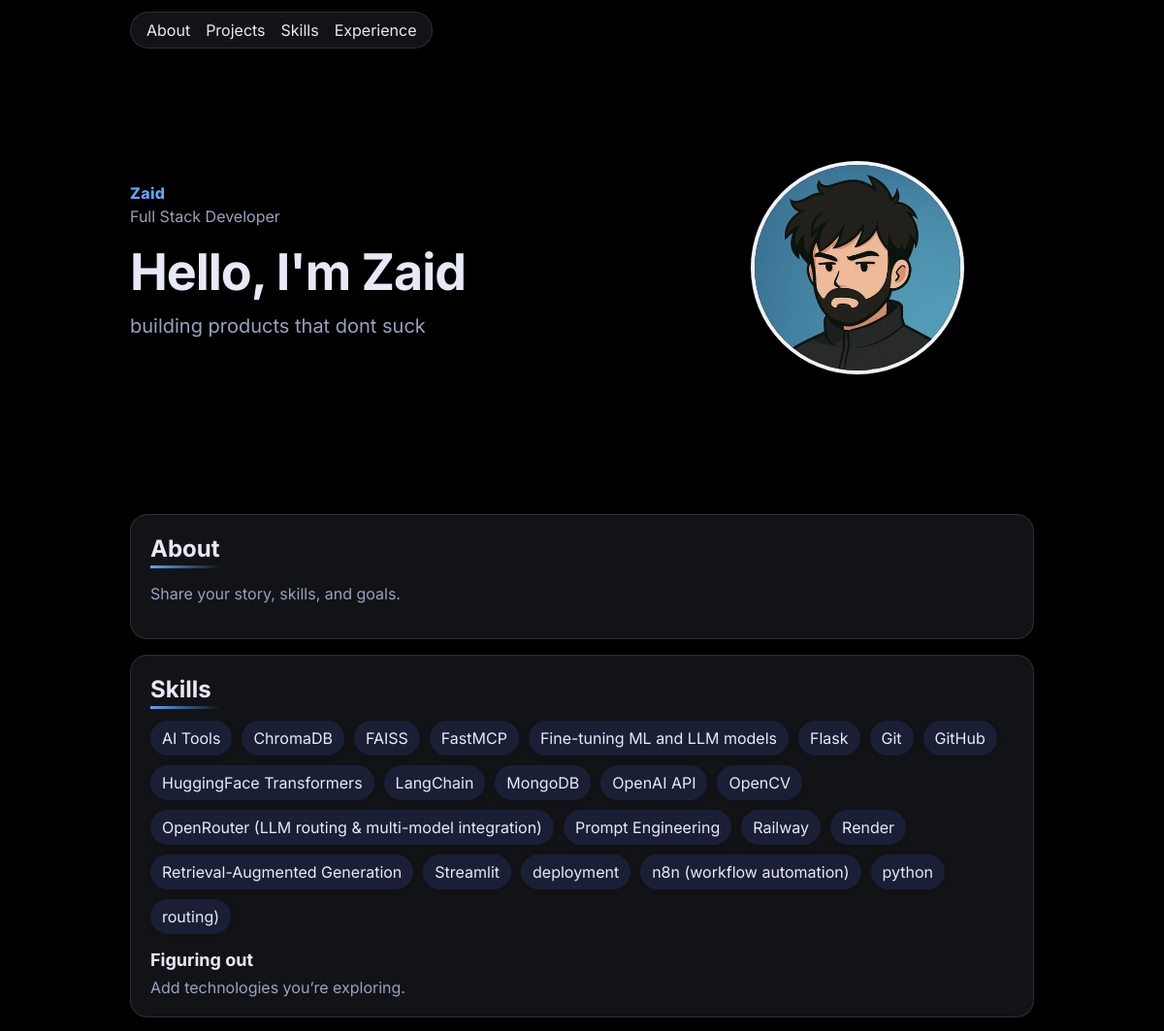
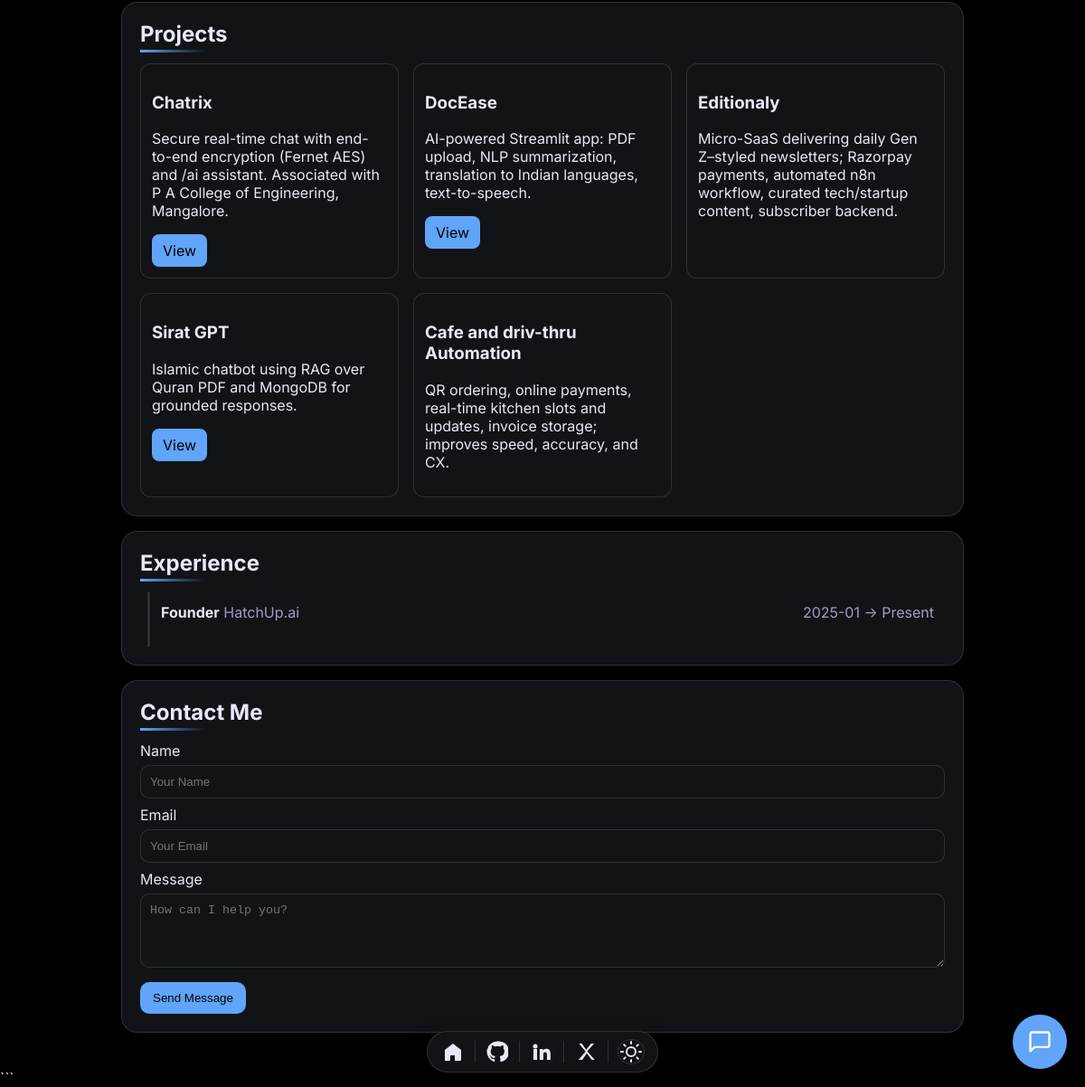
Before: / with the older database file (2 pictures, top to bottom).
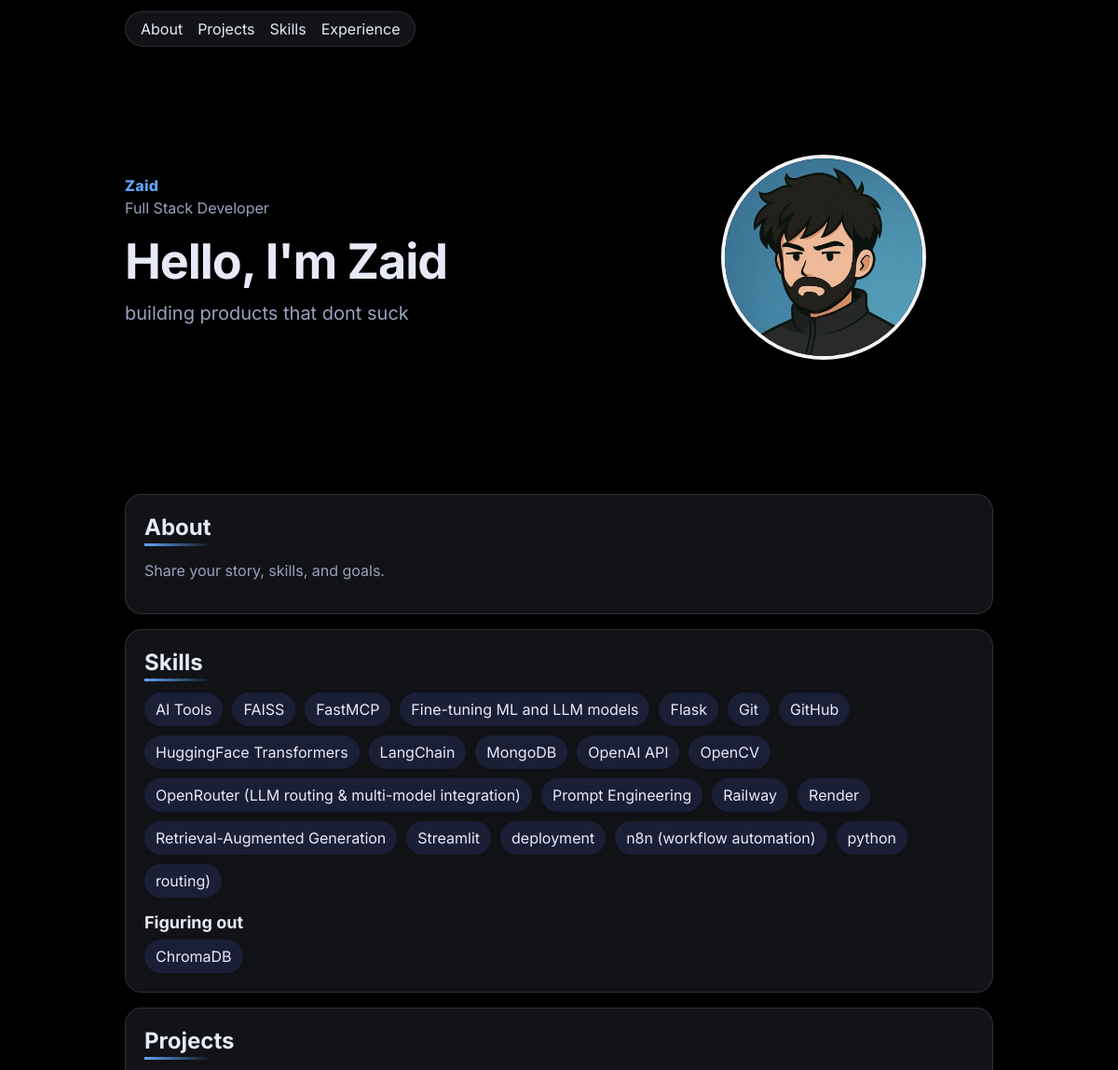
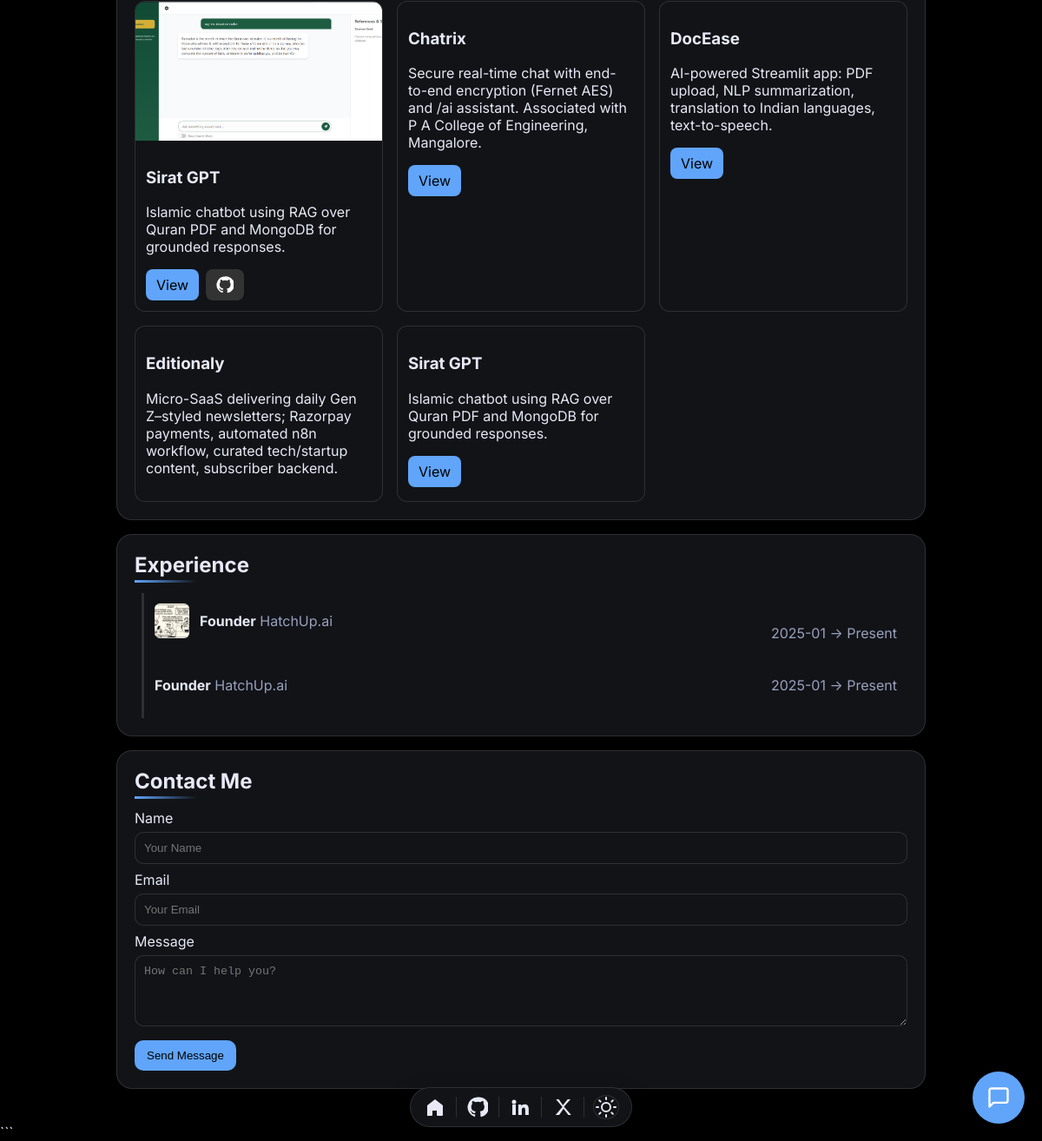
After: the same page with the newer database file (2 pictures, top to bottom).
### tables this page shows
CREATE TABLE profile (
            id INTEGER PRIMARY KEY,
            name TEXT,
            tagline TEXT,
            about TEXT,
            github TEXT,
            twitter TEXT,
            linkedin TEXT,
            website TEXT
        , avatar_path TEXT, avatar_back_path TEXT);

CREATE TABLE skills (
            id INTEGER PRIMARY KEY AUTOINCREMENT,
            name TEXT,
            exploring INTEGER DEFAULT 0
        );

CREATE TABLE projects (
            id INTEGER PRIMARY KEY AUTOINCREMENT,
            title TEXT,
            description TEXT,
            image_path TEXT,
            link TEXT,
            created_at TEXT
        , github_link TEXT);

CREATE TABLE experience (
            id INTEGER PRIMARY KEY AUTOINCREMENT,
            role TEXT,
            company TEXT,
            start_date TEXT,
            end_date TEXT,
            description TEXT
        , logo_path TEXT);

### app.py (the view)
@app.route("/")
def index():
    conn = get_db()
    cur = conn.cursor()
    cur.execute("SELECT * FROM profile WHERE id=1")
    profile = cur.fetchone()
    cur.execute("SELECT * FROM projects ORDER BY datetime(created_at) DESC")
    projects = cur.fetchall()
    cur.execute("SELECT * FROM experience ORDER BY id DESC")
    experience = cur.fetchall()
    cur.execute("SELECT * FROM skills ORDER BY exploring ASC, name ASC")
    skills = cur.fetchall()
    cur.execute("SELECT knowledge_pdf_path FROM settings WHERE id=1")
    knowledge_pdf_path = cur.fetchone()[0]
    conn.close()
    return render_template("index.html", profile=profile, projects=projects, experience=experience, skills=skills, has_kb=bool(knowledge_pdf_path))

### app.py (called while the page is built)
def get_db():
    conn = sqlite3.connect(DB_PATH)
    conn.row_factory = sqlite3.Row
    return conn

### templates/index.html (shortened to what this page needs)
<!DOCTYPE html>
<html lang="en">
<head>
    <link rel="stylesheet" href="{{ url_for('static', filename='styles.css') }}">
</head>
<body>
    <nav class="topnav">
        <div class="container nav-inner">
            <div class="nav-pill">
                <a href="#about">About</a>
                <a href="#projects">Projects</a>
                <a href="#skills">Skills</a>
                <a href="#experience">Experience</a>
            </div>
        </div>
    </nav>
    <header class="hero dark">
        <div class="container hero-grid">
            <div>
                <div class="pretitle">{{ profile['name'] or 'Zaid' }}</div>
                <p class="subtitle">{{ profile['tagline'] or 'Full Stack Developer' }}</p>
                <h1 class="display">Hello, I'm {{ profile['name'] or 'Zaid' }}</h1>
                <p class="lead">building products that dont suck</p>
            </div>
            <div class="avatar-wrap" onclick="this.classList.toggle('flipped')">
                <div class="flipper">
                    <div class="front">
                        {% if profile['avatar_path'] %}
                        <img class="avatar hero-avatar"
                            src="{{ url_for('static', filename=profile['avatar_path']|replace('\\', '/')) }}"
                            alt="avatar">
                        {% else %}
                        <div class="avatar hero-avatar placeholder">
                            {% if profile['name'] %}{{ profile['name'][0] }}{% else %}U{% endif %}
                        </div>
                        {% endif %}
                    </div>
                    <div class="back">
                        {% if profile['avatar_back_path'] %}
                        <img class="avatar hero-avatar"
                            src="{{ url_for('static', filename=profile['avatar_back_path']|replace('\\', '/')) }}"
                            alt="avatar">
                        {% else %}
                        <div class="avatar hero-avatar placeholder">
                        </div>
                        {% endif %}
                    </div>
                </div>
            </div>
        </div>
    </header>
    <main class="container">
        <section id="about" class="card about">
            <h2 class="underline">About</h2>
            <p class="muted">{{ profile['about'] or 'Share your story, skills, and goals.' }}</p>
        </section>
        <section id="skills" class="card skills">
            <h2 class="underline">Skills</h2>
            <div class="pill-row">
                {% for s in skills %}
                {% if s['exploring'] == 0 %}
                <span class="pill">{{ s['name'] }}</span>
                {% endif %}
                {% endfor %}
            </div>
            <h3 class="subhead">Figuring out</h3>
            <div class="pill-row">
                {% set ns2 = namespace(shown=false) %}
                {% for s in skills %}
                {% if s['exploring'] == 1 %}
                <span class="pill">{{ s['name'] }}</span>
                {% set ns2.shown = true %}
                {% endif %}
                {% endfor %}
                {% if not ns2.shown %}
                <span class="muted">Add technologies you’re exploring.</span>
                {% endif %}
            </div>
        </section>
        <section id="projects" class="card projects">
            <h2 class="underline">Projects</h2>
            <div class="grid">
                {% for p in projects %}
                <article class="project">
                    {% if p['image_path'] %}
                    <img src="{{ url_for('static', filename=p['image_path']|replace('\\', '/')) }}"
                        alt="{{ p['title'] }}">
                    {% endif %}
                    <div class="content">
                        <h3>{{ p['title'] }}</h3>
                        <p>{{ p['description'] }}</p>
                        <div style="display: flex; gap: 8px; margin-top: 8px;">
                            {% if p['link'] %}
                            <a class="button" href="{{ p['link'] }}" target="_blank" style="margin-top: 0;">View</a>
                            {% endif %}
                            {% if p['github_link'] %}
                            <a class="button" href="{{ p['github_link'] }}" target="_blank"
                                style="background: #333; display: inline-flex; align-items: center; justify-content: center; padding: 8px 12px; margin-top: 0;">
                            </a>
                            {% endif %}
                        </div>
                    </div>
                </article>
                {% else %}
                <p class="muted">No projects yet.</p>
                {% endfor %}
            </div>
        </section>
        <section id="experience" class="card experience">
            <h2 class="underline">Experience</h2>
            <ul class="timeline">
                {% for e in experience %}
                <li>
                    <div class="row">
                        <div style="display: flex; align-items: center; gap: 12px;">
                            {% if e['logo_path'] %}
                            <img src="{{ url_for('static', filename=e['logo_path']|replace('\\', '/')) }}" alt="logo"
                                style="width: 40px; height: 40px; border-radius: 6px; object-fit: cover;">
                            {% endif %}
                            <div>
                                <strong>{{ e['role'] }}</strong>
                                <span class="company">{{ e['company'] }}</span>
                            </div>
                        </div>
                        <span class="dates">{{ e['start_date'] }}{% if e['end_date'] %} → {{ e['end_date'] }}{% endif
                            %}</span>
                    </div>
                </li>
                {% else %}
                <p class="muted">No experience added yet.</p>
                {% endfor %}
            </ul>
        </section>
        <section id="contact" class="card contact">
            <h2 class="underline">Contact Me</h2>
            <form action="{{ url_for('contact') }}" method="POST">
                <label>Name</label>
                <input type="text" name="name" required placeholder="Your Name">
                <label>Email</label>
                <input type="email" name="email" placeholder="Your Email">
                <label>Message</label>
                <textarea name="message" rows="4" required placeholder="How can I help you?"></textarea>
                <button type="submit" style="margin-top: 12px;">Send Message</button>
            </form>
        </section>
    </main>
    <div class="social-dock">
        <a href="{{ url_for('index') }}" aria-label="Home">
            <svg viewBox="0 0 24 24">
                <path d="M3 10l9-7 9 7v11a1 1 0 0 1-1 1h-5a1 1 0 0 1-1-1v-5H9v5a1 1 0 0 1-1 1H3z" fill="currentColor" />
            </svg>
        </a>
        {% if profile['github'] %}
        <a href="{{ profile['github'] }}" target="_blank" aria-label="GitHub">
        </a>
        {% endif %}
        {% if profile['linkedin'] %}
        <a href="{{ profile['linkedin'] }}" target="_blank" aria-label="LinkedIn">
            <svg viewBox="0 0 24 24">
                <path
                    d="M4.98 3.5a2.5 2.5 0 1 0 0 5 2.5 2.5 0 0 0 0-5zM3 8.98h4v12H3zM9.5 8.98h3.83v1.64h.05c.53-.95 1.82-1.95 3.75-1.95 4 0 4.74 2.63 4.74 6.05v6.26h-4v-5.55c0-1.32-.02-3.02-1.84-3.02-1.84 0-2.12 1.44-2.12 2.93v5.64h-4v-12z"
                    fill="currentColor" />
            </svg>
        </a>
        {% endif %}
        {% if profile['twitter'] %}
        <a href="{{ profile['twitter'] }}" target="_blank" aria-label="X">
            <svg viewBox="0 0 24 24">
                <path d="M17.7 3H21l-7.5 8.6L21.8 21h-3.3L13 13.7 8 21H3.8l7.9-9.2L4.3 3h3.3l4.6 6.7z"
                    fill="currentColor" />
            </svg>
        </a>
        {% endif %}
        <button id="themeToggle" aria-label="Toggle theme" style="position: relative; overflow: hidden;">
        </button>
    </div>
    <div class="chat-widget">
        <button class="chat-button" onclick="toggleChat()">
            <svg viewBox="0 0 24 24" width="28" height="28" fill="none" stroke="currentColor" stroke-width="2"
                stroke-linecap="round" stroke-linejoin="round">
                <path d="M21 15a2 2 0 0 1-2 2H7l-4 4V5a2 2 0 0 1 2-2h14a2 2 0 0 1 2 2z"></path>
            </svg>
        </button>
    </div>
</body>
</html>

### templates/index.html (style rules this page uses)
.avatar-wrap { perspective: 1000px; cursor: pointer; }
.flipper { transition: 0.6s; transform-style: preserve-3d; position: relative; width: 220px; height: 220px; }
.front, .back { backface-visibility: hidden; position: absolute; top: 0; left: 0; width: 100%; height: 100%; }
.front { z-index: 2; transform: rotateY(0deg); }
.back { transform: rotateY(180deg); }
.flipper .avatar { width: 100%; height: 100%; }
#themeToggle .sun-icon, #themeToggle .moon-icon { opacity: 0; transition: opacity 0.3s ease; }
html[data-theme="dark"] #themeToggle .sun-icon { opacity: 1; }

Changed rows visible on the page:
removed projects: title "Cafe and driv-thru Automation", description "QR ordering, online payments, real-time kitchen slots and updates, invoice storage; improves speed, accuracy, and CX."
changed skills "ChromaDB": moves from the list under "Skills" to the list under "Figuring out"
added projects: title "Sirat GPT", description "Islamic chatbot using RAG over Quran PDF and MongoDB for grounded responses."
added experience: logo_path (picture), role "Founder", company "HatchUp.ai", start_date "2025-01", end_date "Present"
Other visible differences:
text no longer shown: "Add technologies you’re exploring."
